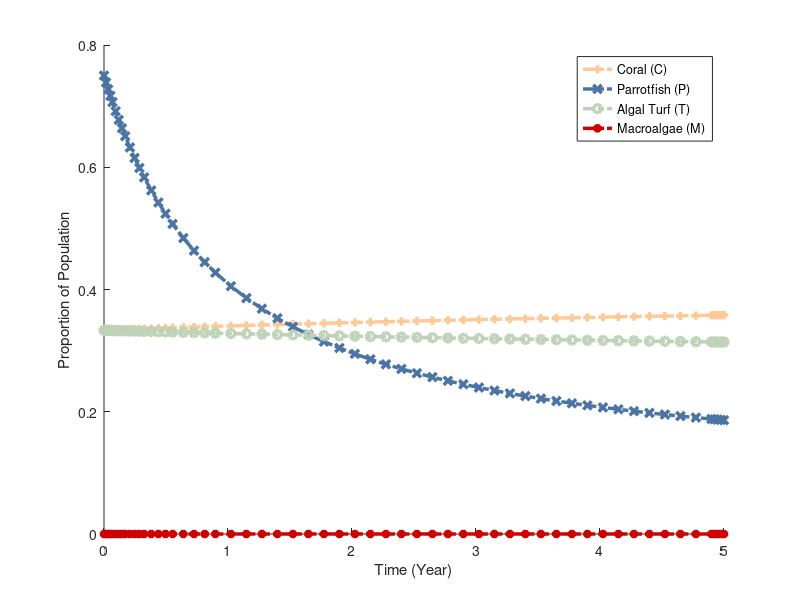

This chart was generated by the following MATLAB code:
% parameter values
mu1 = 0.15; % mortality rate of coral reefs
mu2 = 0.22; % natural death rate of parrotfish
q = 0.47; % intrinsic growth rate for parrotfish
alpha = 1; % %maximum grazing intensity
sigma = 0.01; % rate that parrotfish bite corals
r = 0.5; % rate that coral recruit to overgrow algal turfs
gamma = 0.8; %rate that macroalgae spread vegetative over algal turfs
beta = 1; % carrying capacity

a0 = 0.99; % rate that coral is overgrown by macroalgae
h = 0.1; %<----CONTROL VARIABLE FOR GAME THEORY

%grazing intensity 'g'
g = @(P) (alpha*P)/beta;

%sin function of 
a = @(t) abs((a0*(9*sin(pi*t)+1))/(10));

% set up SoDEx
% dC/dt = rTC + sigmaPC - C(aM + mu1)
% dP/dt = qP(1-P/betaC) + kapaP - (h + mu2)P #remove kapaP, so  = qP(1-P/betaC) - (h + mu)P
% dT/dt = mu1C + (g(P)M)/(M + T) - (rC + gammaM)T
% dM/dt = aMC + gammaMT - (g(P)M)/(M + T)
%
% C = y(1), P = y(2), T = y(3), M = y(4)
f = @(t,y) [r*y(3)*y(1) + sigma*y(2)*y(1) - y(1)*(a(t)*y(4) + mu1),
            q*y(2)*(1-(y(2)/(beta*y(1)))) - (h+mu2)*y(2), 
            mu1*y(1) + (g(y(2))*y(4))/(y(4)+y(3)) - (r*y(1) + gamma*y(4))*y(3),
            a(t) * y(4)*y(1) + gamma*y(4)*y(3) - (g(y(2))*y(4))/(y(4)+y(3)),
            y(1)+y(3)+y(4)];

C = 1/3;
P = 0.75;
T = 1/3;
M = 0;
        
  
% solve with ODE 45
[t,ya] = ode45(f, [0 5], [C, P, T, M, 1]);

% graph
figure
hold on
plot(t, ya(:,1), '+-.', 'Color', '#FFC996', 'Linewidth', 2.5)
plot(t, ya(:,2), 'x-.', 'Color', '#4974A5', 'Linewidth', 2.5)
plot(t, ya(:,3), 'o-.', 'Color', '#BDD2B6', 'Linewidth', 2.5)
plot(t, ya(:,4), '*-.', 'Color', '#CF0000', 'Linewidth', 2.5)
%legend('Coral (C)', 'Algal Turf (T)', 'Macroalgae (M)')
legend('Coral (C)', 'Parrotfish (P)', 'Algal Turf (T)', 'Macroalgae (M)')
xlabel('Time (Year)')
ylabel('Proportion of Population')
